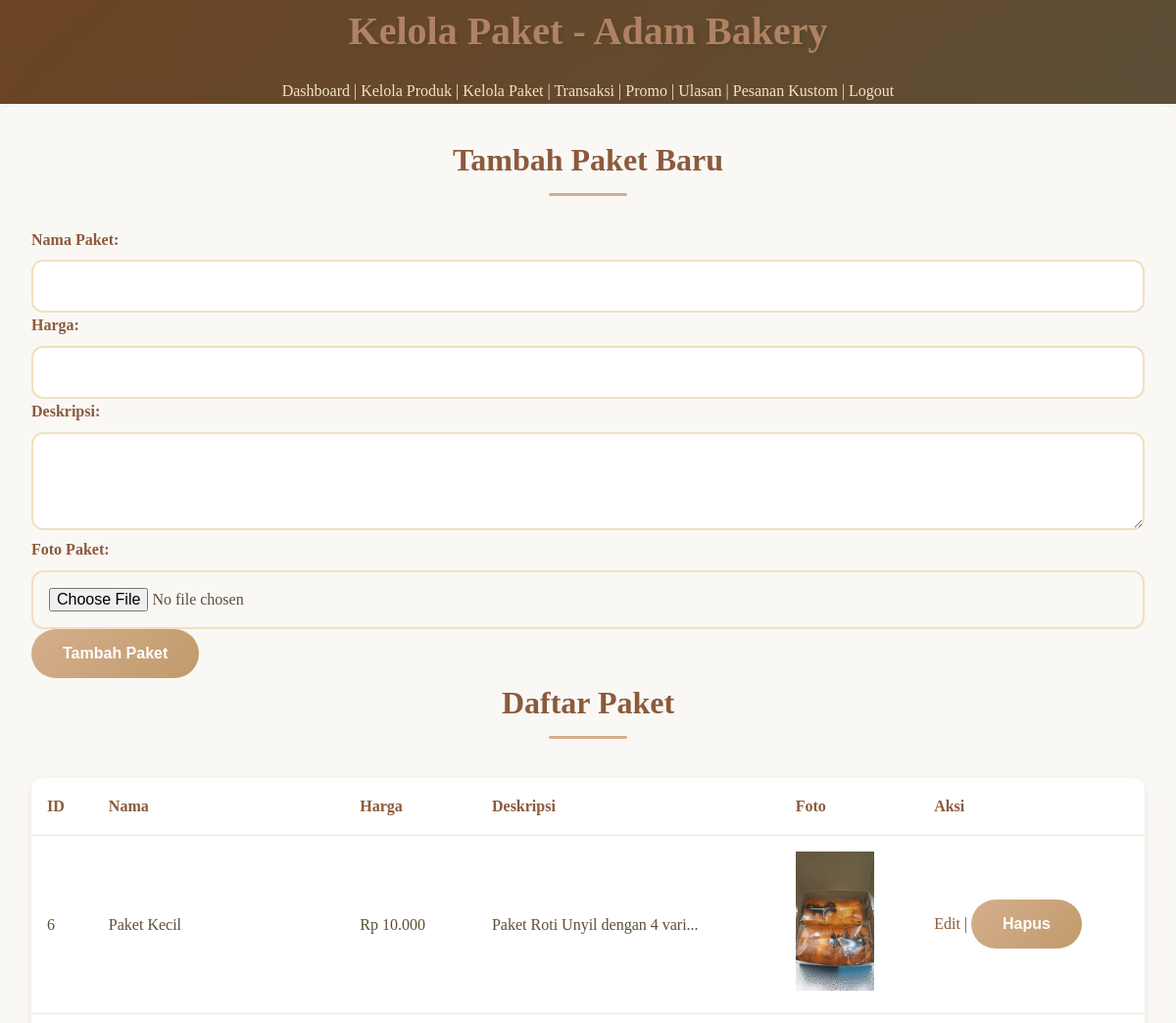
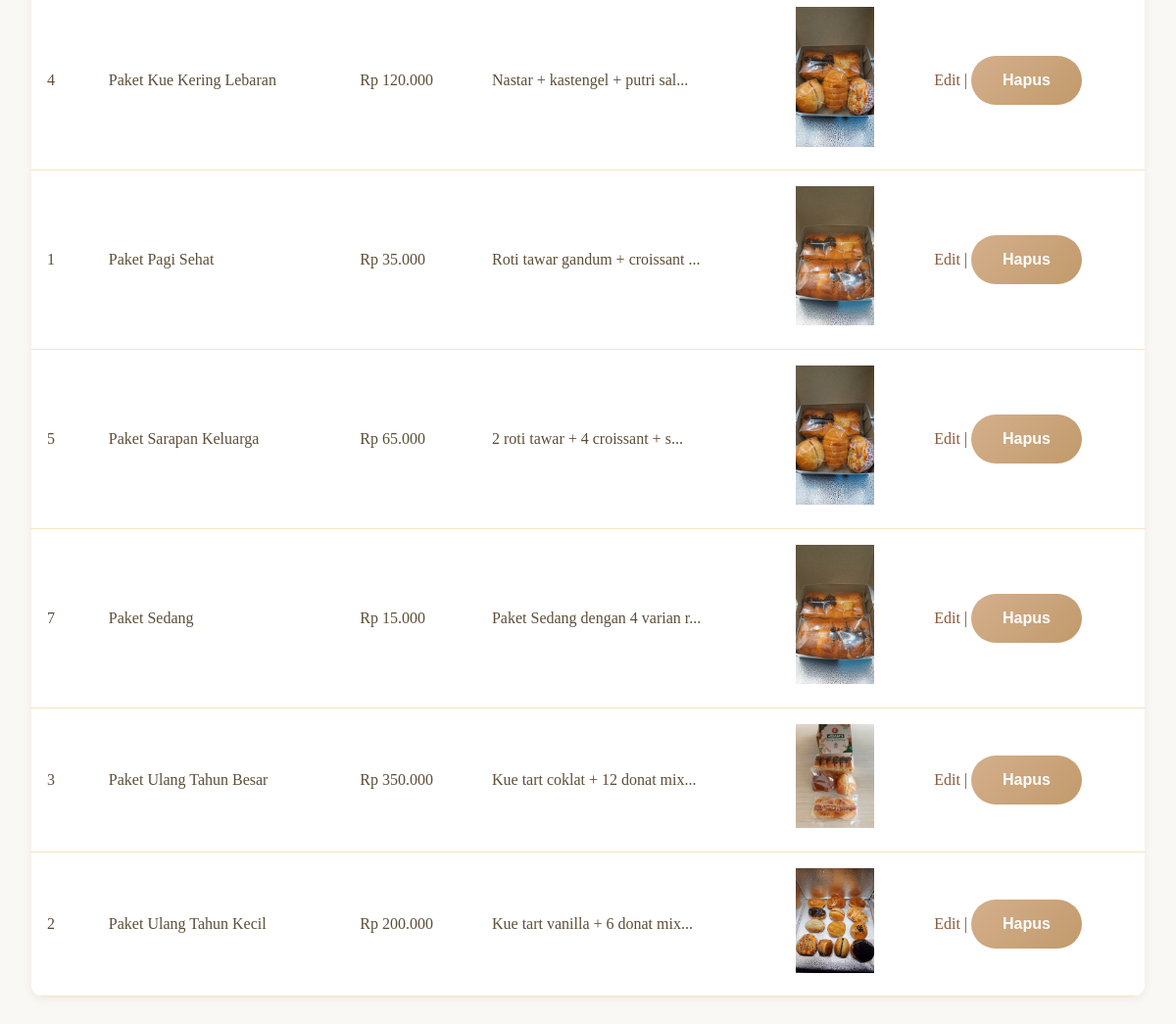
/admin/manage_packages.php (signed in), run on the app's committed database (2 pictures, top to bottom).
### tables this page shows
CREATE TABLE `packages` (
  `id` int(11) NOT NULL AUTO_INCREMENT,
  `nama` varchar(255) NOT NULL,
  `deskripsi` text DEFAULT NULL,
  `harga` decimal(10,2) NOT NULL,
  `created_at` timestamp NOT NULL DEFAULT current_timestamp(),
  `image` varchar(255) DEFAULT 'placeholder.jpg',
  PRIMARY KEY (`id`)
);

### admin/manage_packages.php (the view, shortened to what this page needs)
<?php
include '../backend/db.php';
$editData = null;
$packages = $conn->query("SELECT * FROM packages ORDER BY nama");
?>
<!DOCTYPE html>
<html lang="id">
<head>
    <link rel="stylesheet" href="/assets/css/style.css">
</head>
<body>
<header class="admin-header">
    <h1>Kelola Paket - Adam Bakery</h1>
    <nav class="admin-nav">
        <a href="dashboard.php">Dashboard</a> |
        <a href="manage_products.php">Kelola Produk</a> |
        <a href="manage_packages.php">Kelola Paket</a> |
        <a href="view_transactions.php">Transaksi</a> |
        <a href="admin_promos.php">Promo</a> |
        <a href="view_reviews.php">Ulasan</a> |
        <a href="view_custom_orders.php">Pesanan Kustom</a> |
        <a href="logout.php">Logout</a>
    </nav>
</header>
<main>
    <h2><?php echo $editData ? "Edit Paket" : "Tambah Paket Baru"; ?></h2>
    <form method="post" enctype="multipart/form-data">
        <label>Nama Paket:</label>
        <input type="text" name="nama" required value="<?php echo isset($editData['nama']) ? htmlspecialchars($editData['nama'], ENT_QUOTES, 'UTF-8') : ''; ?>">
        <label>Harga:</label>
        <input type="number" name="harga" required value="<?php echo isset($editData['harga']) ? htmlspecialchars($editData['harga'], ENT_QUOTES, 'UTF-8') : ''; ?>">
        <label>Deskripsi:</label>
        <textarea name="deskripsi" rows="3" required><?php echo isset($editData['deskripsi']) ? htmlspecialchars($editData['deskripsi'], ENT_QUOTES, 'UTF-8') : ''; ?></textarea>
        <label>Foto Paket:</label>
        <input type="file" name="foto" accept="image/*">
        <button type="submit"><?php echo $editData ? "Update Paket" : "Tambah Paket"; ?></button>
    </form>
    <h2>Daftar Paket</h2>
    <table>
        <tr>
            <th>ID</th><th>Nama</th><th>Harga</th><th>Deskripsi</th><th>Foto</th><th>Aksi</th>
        </tr>
        <?php while ($package = $packages->fetch_assoc()): ?>
        <tr>
            <td><?php echo (int)$package['id']; ?></td>
            <td><?php echo htmlspecialchars($package['nama'], ENT_QUOTES, 'UTF-8'); ?></td>
            <td>Rp <?php echo number_format($package['harga'],0,',','.'); ?></td>
            <td><?php echo htmlspecialchars(substr($package['deskripsi'],0,30), ENT_QUOTES, 'UTF-8') . '...'; ?></td>
            <td>
                <?php if ($package['image']): ?>
                    <img src="../uploads/<?php echo htmlspecialchars($package['image'], ENT_QUOTES, 'UTF-8'); ?>" width="80">
                <?php endif; ?>
            </td>
            <td>
                <a href="?edit=<?php echo (int)$package['id']; ?>">Edit</a>
                |
                <form method="post" style="display:inline" onsubmit="return confirm('Yakin hapus?')">
                    <button type="submit">Hapus</button>
                </form>
            </td>
        </tr>
        <?php endwhile; ?>
    </table>
</main>
</body>
</html>

### assets/css/style.css (style rules this page uses)
* { margin: 0; padding: 0; box-sizing: border-box; }
html, body { height: 100%; }
body { font-family: "Georgia", "Times New Roman", serif; font-size: 1rem; line-height: 1.6; color: #5d4e37; background-color: #faf8f5; display: flex; flex-direction: column; }
:root { --color-primary: #8b5a3c; --color-primary-dark: #6b4423; --color-primary-light: #c19a6b; --color-secondary: #d4af8c; --color-secondary-light: #f4e4c1; --color-secondary-lighter: #fff8e7; --color-white: #ffffff; --color-light-bg: #faf8f5; --color-light-border: #f0e0c0; --color-text-primary: #5d4e37; --color-text-secondary: #6b5b47; --color-text-light: #8b5a3c; --color-success: #28a745; --color-error: #dc3545; --color-warning: #ffc107; --color-info: #17a2b8; --spacing-xs: 0.25rem; --spacing-sm: 0.5rem; --spacing-md: 1rem; --spacing-lg: 1.5rem; --spacing-xl: 2rem; --spacing-2xl: 3rem; --radius-sm: 8px; --radius-md: 12px; --radius-lg: 15px; --radius-full: 50px; --shadow-sm: 0 2px 8px rgba(139, 90, 60, 0.1); --shadow-md: 0 4px 12px rgba(139, 90, 60, 0.15); --shadow-lg: 0 8px 25px rgba(139, 90, 60, 0.2); --transition: all 0.3s ease; }
h1, h2, h3, h4, h5, h6 { color: var(--color-primary); font-weight: 600; margin-bottom: var(--spacing-md); }
h1 { font-size: 2.5rem; text-shadow: 2px 2px 4px rgba(0, 0, 0, 0.1); }
h2 { font-size: 2rem; position: relative; text-align: center; padding-bottom: var(--spacing-md); }
h2::after { content: ""; display: block; width: 80px; height: 3px; background-color: var(--color-secondary); margin: var(--spacing-sm) auto 0; border-radius: 2px; }
a { color: var(--color-primary); text-decoration: none; transition: var(--transition); }
main { background-color: var(--color-light-bg); border-radius: var(--radius-lg); padding: var(--spacing-xl); box-shadow: var(--shadow-sm); position: relative; }
label { display: block; margin-bottom: var(--spacing-sm); color: var(--color-primary); font-weight: 600; }
input[type="text"], input[type="email"], input[type="password"], input[type="tel"], input[type="number"], input[type="date"], input[type="file"], select, textarea { width: 100%; padding: var(--spacing-md); border: 2px solid var(--color-light-border); border-radius: var(--radius-md); font-family: inherit; font-size: 1rem; color: var(--color-text-primary); transition: var(--transition); }
textarea { resize: vertical; min-height: 100px; }
button, .btn, input[type="submit"] { background: linear-gradient(135deg, var(--color-secondary) 0%, var(--color-primary-light) 100%); color: var(--color-white); padding: var(--spacing-md) var(--spacing-xl); border: none; border-radius: var(--radius-full); font-size: 1rem; font-weight: 600; cursor: pointer; transition: var(--transition); display: inline-block; text-align: center; text-decoration: none; user-select: none; }
table { width: 100%; border-collapse: collapse; background: var(--color-white); border-radius: var(--radius-md); overflow: hidden; box-shadow: var(--shadow-sm); margin: var(--spacing-lg) 0; }
th, td { padding: var(--spacing-md); text-align: left; border-bottom: 1px solid var(--color-secondary-light); }
th { color: var(--color-primary); font-weight: 600; }
.admin-header { background: linear-gradient(135deg, var(--color-primary-dark) 0%, var(--color-text-primary) 100%); color: var(--color-secondary-light); text-align: center; }
.admin-header h1 { color: #b08264; }
.admin-nav a { color: var(--color-secondary-light); text-align: center; }

### data on the page
packages: id "6", nama "Paket Kecil", harga "10.000", deskripsi "Paket Roti Unyil dengan 4 vari", image (picture)
packages: id "4", nama "Paket Kue Kering Lebaran", harga "120.000", deskripsi "Nastar + kastengel + putri sal", image (picture)
packages: id "1", nama "Paket Pagi Sehat", harga "35.000", deskripsi "Roti tawar gandum + croissant", image (picture)
packages: id "5", nama "Paket Sarapan Keluarga", harga "65.000", deskripsi "2 roti tawar + 4 croissant + s", image (picture)
packages: id "7", nama "Paket Sedang", harga "15.000", deskripsi "Paket Sedang dengan 4 varian r", image (picture)
packages: id "3", nama "Paket Ulang Tahun Besar", harga "350.000", deskripsi "Kue tart coklat + 12 donat mix", image (picture)
packages: id "2", nama "Paket Ulang Tahun Kecil", harga "200.000", deskripsi "Kue tart vanilla + 6 donat mix", image (picture)
